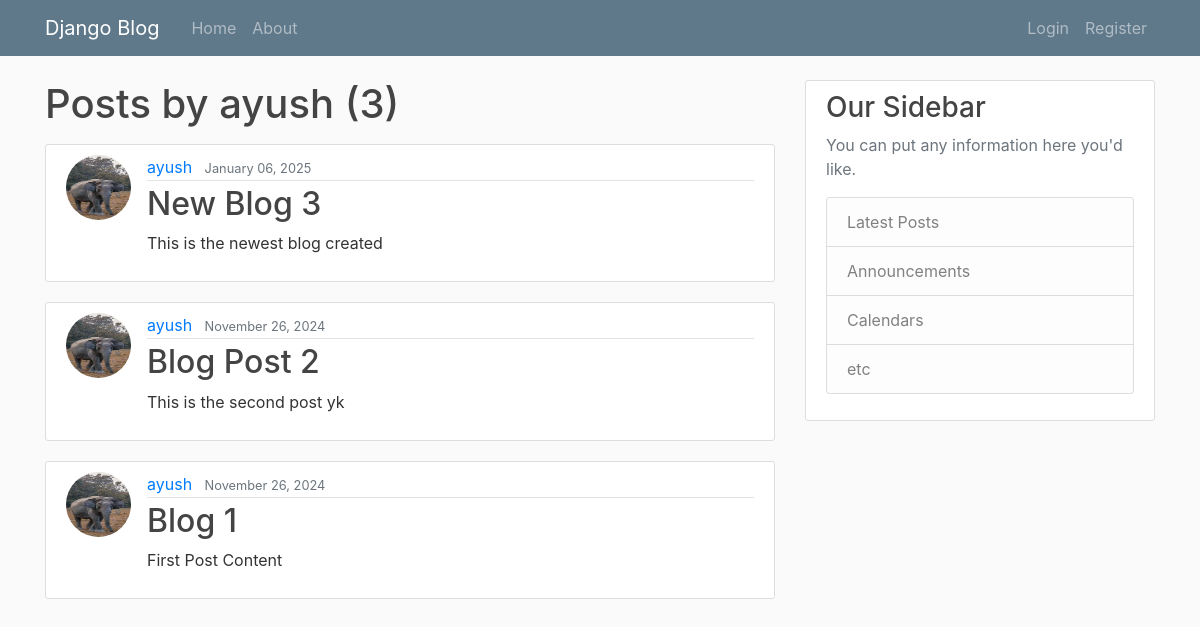
The page /blog/user/ayush/ on the database as committed earlier.
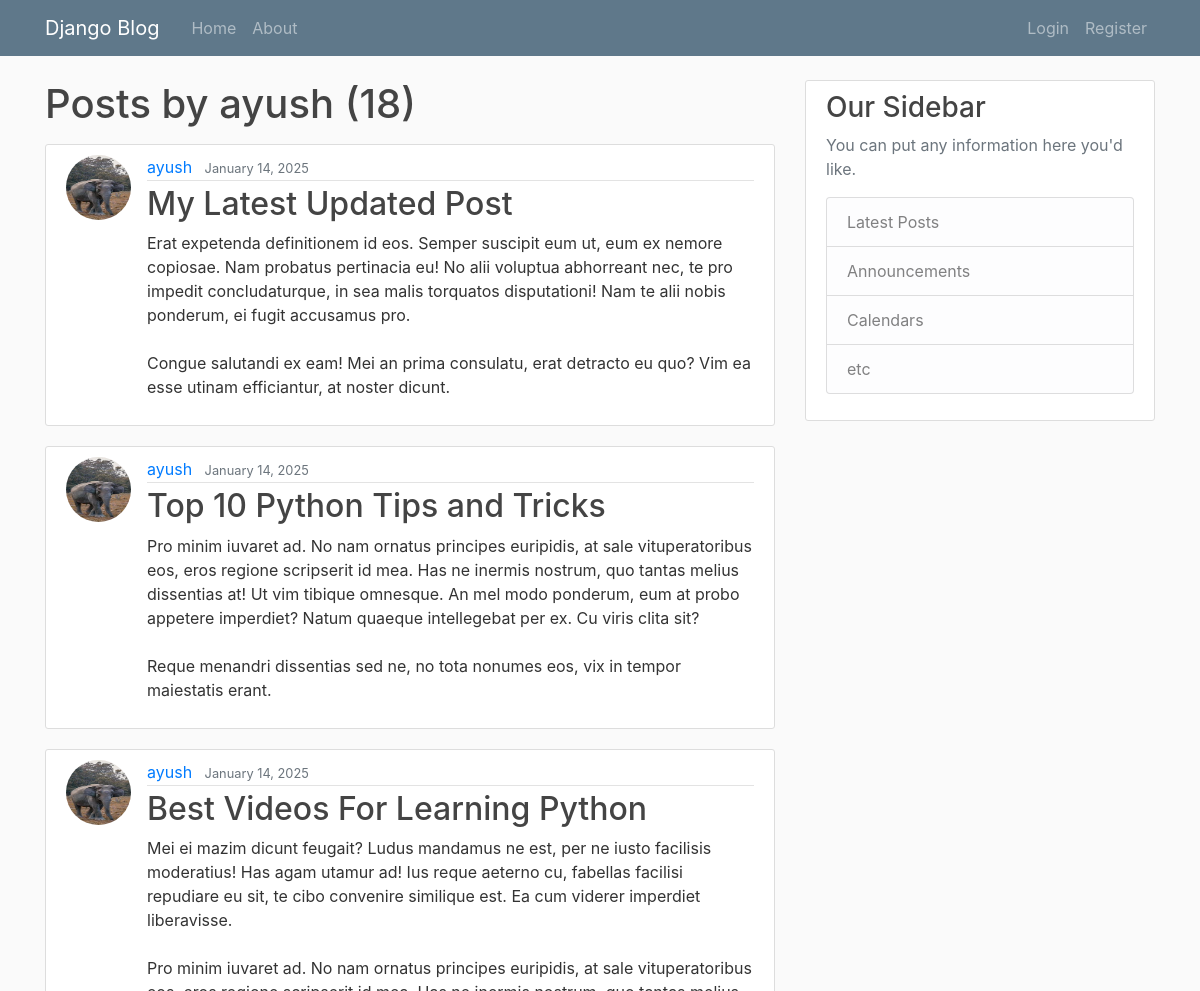
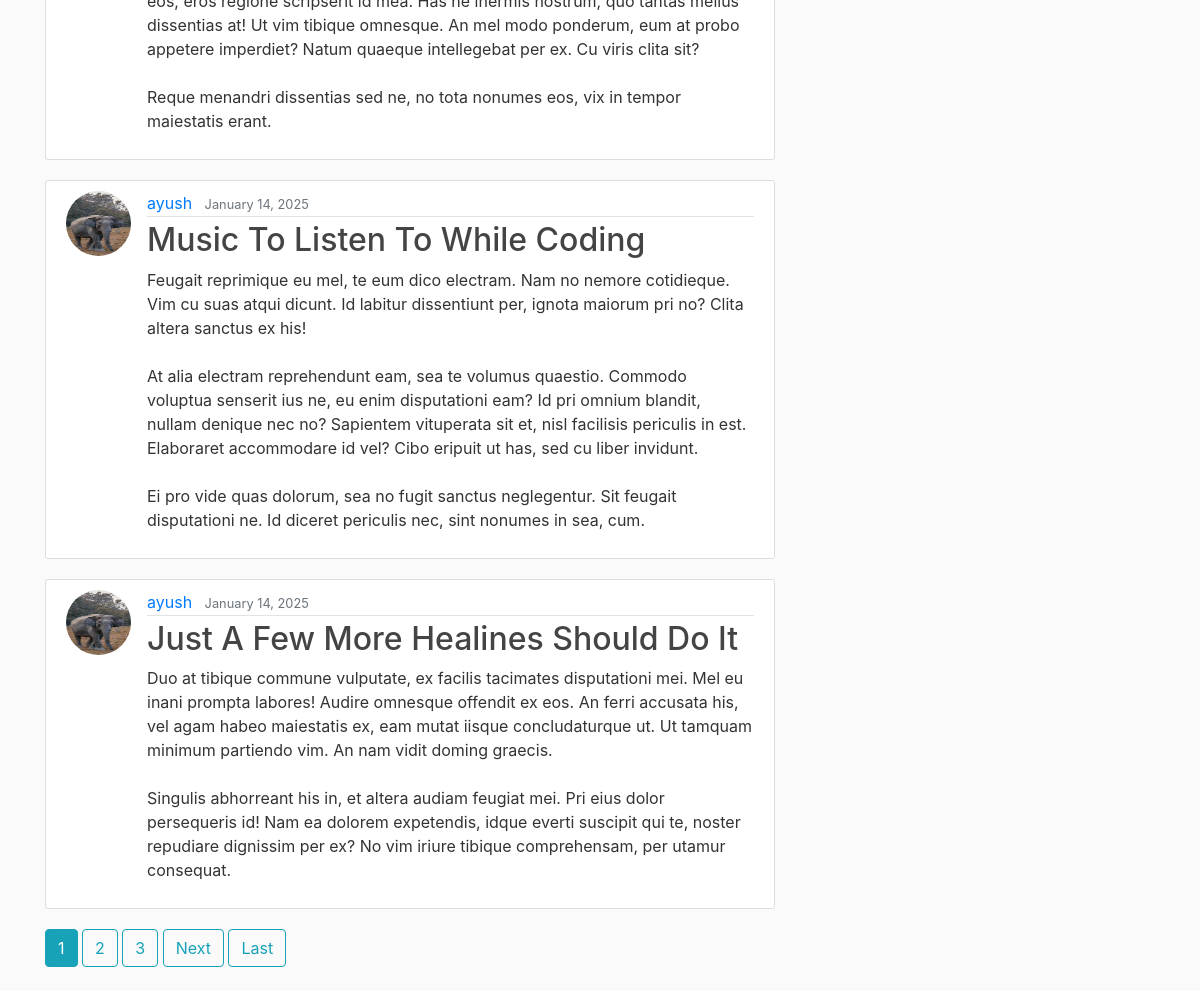
The same page on the database as committed later (2 pictures, top to bottom).
### blog/models.py (models this page shows, shortened)
class Post(models.Model):
    title = models.CharField(max_length = 100)
    content = models.TextField()
    date_posted = models.DateTimeField(default = timezone.now)
    author = models.ForeignKey(User, on_delete=models.CASCADE)

### users/models.py (models this page shows, shortened)
class Profile(models.Model):
    user = models.OneToOneField(User, on_delete=models.CASCADE)
    image = models.ImageField(default='default.jpg', upload_to='profile_pics')

### blog/views.py (the view)
# urls.py: path('user/<str:username>/', views.UserPostListView.as_view(), name="user-post"),
class UserPostListView(ListView):
    model = Post
    template_name = 'blog/user_post.html'  # <app>/<model>_<viewtype>.html
    context_object_name = 'posts'
    paginate_by = 5
    def get_queryset(self):
        user = get_object_or_404(User, username = self.kwargs.get('username'))
        print(self.kwargs)
        return Post.objects.filter(author=user).order_by('-date_posted')

### blog/templates/blog/user_post.html (shortened to what this page needs)
{% extends 'blog/base.html' %}
{% block content %}
    <h1 class="mb-3">Posts by {{ view.kwargs.username }} ({{ page_obj.paginator.count }})</h1>
    {% for post in posts %}
        <article class="media content-section">
            <img class="rounded-circle article-img" src="{{ post.author.profile.image.url }}" >
            <div class="media-body">
                <div class="article-metadata">
                    <a class="mr-2" href="{% url 'blog:user-post' post.author.username %}">{{ post.author }}</a>
                    <small class="text-muted">{{ post.date_posted| date:"F d, Y" }}</small>
                </div>
                <h2><a class="article-title" href="{% url 'blog:post-detail' post.id %}">{{ post.title }}</a></h2>
                <p class="article-content">{{ post.content }}</p>
            </div>
        </article>
    {% endfor %}
    {% if is_paginated %}
        {% for num in page_obj.paginator.page_range %}
            {% if page_obj.number == num %}
                <a class="btn btn-info mb-4" href="?page={{ num }}">{{ num }}</a>
            {% elif num > page_obj.number|add:'-3' and num < page_obj.number|add:'3' %}
                <a class="btn btn-outline-info mb-4" href="?page={{ num }}">{{ num }}</a>
            {% endif %}
        {% endfor %}
        {% if page_obj.has_next %}
            <a class="btn btn-outline-info mb-4" href="?page={{ page_obj.next_page_number }}">Next</a>
            <a class="btn btn-outline-info mb-4" href="?page={{ page_obj.paginator.num_pages }}">Last</a>
        {% endif %}
    {% endif %}
{% endblock content %}

### blog/templates/blog/base.html (shortened to what this page needs)
{% load static %}
<!DOCTYPE html>
<html lang="en">
<head>
    <link rel="stylesheet" href="https://cdn.jsdelivr.net/npm/bootstrap@4.4.1/dist/css/bootstrap.min.css">
    <link rel="stylesheet" type="text/css" href="{% static 'blog/main.css' %}">
</head>
<body>
    <header class="site-header">
        <nav class="navbar navbar-expand-md navbar-dark bg-steel fixed-top">
          <div class="container">
            <a class="navbar-brand mr-4" href="{% url 'blog:home' %}">Django Blog</a>
            <div class="collapse navbar-collapse" id="navbarToggle">
              <div class="navbar-nav mr-auto">
                <a class="nav-item nav-link" href="{% url 'blog:home' %}">Home</a>
                <a class="nav-item nav-link" href="{% url 'blog:about' %}">About</a>
              </div>
              <div class="navbar-nav">
                {% if user.is_authenticated %}
                  <div class="d-flex justify-content-start align-items-center">
                    <a class="nav-item nav-link m-0" href="{% url 'blog:post-create' %}">New Post</a>
                    <a class="nav-item nav-link m-0" href="{% url 'users:profile' %}">Profile</a>
                    <form action="{% url 'logout' %}" method="post" class="d-inline-block m-0">
                      {% csrf_token %}
                        <a class="nav-item nav-link m-0">
                          <button type="submit" class="btn btn-link p-0">Logout</button>
                        </a>
                    </form>
                  </div>
                {% else %}
                  <a class="nav-item nav-link" href="{% url 'login' %}">Login</a>
                  <a class="nav-item nav-link" href="{% url 'users:register' %}">Register</a>
                {% endif %}
              </div>
            </div>
          </div>
        </nav>
    </header>
    <main role="main" class="container">
      <div class="row">
        <div class="col-md-8">
          {% block content %}{% endblock %}
        </div>
        <div class="col-md-4">
          <div class="content-section">
            <h3>Our Sidebar</h3>
            <p class='text-muted'>You can put any information here you'd like.
              <ul class="list-group">
                <li class="list-group-item list-group-item-light">Latest Posts</li>
                <li class="list-group-item list-group-item-light">Announcements</li>
                <li class="list-group-item list-group-item-light">Calendars</li>
                <li class="list-group-item list-group-item-light">etc</li>
              </ul>
            </p>
          </div>
        </div>
      </div>
    </main>
</body>
</html>

### blog/static/blog/main.css (style rules this page uses)
body { background: #fafafa; color: #333333; margin-top: 5rem; }
h1, h2, h3, h4, h5, h6 { color: #444444; }
ul { margin: 0; }
.bg-steel { background-color: #5f788a; }
.content-section { background: #ffffff; padding: 10px 20px; border: 1px solid #dddddd; border-radius: 3px; margin-bottom: 20px; }
.article-title { color: #444444; }
.article-content { white-space: pre-line; }
.article-img { height: 65px; width: 65px; margin-right: 16px; }
.article-metadata { padding-bottom: 1px; margin-bottom: 4px; border-bottom: 1px solid #e3e3e3 }

Rows that differ between the two databases and show on the page:
no longer on this page (row unchanged): Post: author.profile.image (picture), author "ayush", date_posted "January 06, 2025", title "New Blog 3", content "This is the newest blog created"
no longer on this page (row unchanged): Post: author.profile.image (picture), author "ayush", date_posted "November 26, 2024", title "Blog Post 2", content "This is the second post yk"
no longer on this page (row unchanged): Post: author.profile.image (picture), author "ayush", date_posted "November 26, 2024", title "Blog 1", content "First Post Content"
added Post: author.profile.image (picture), author "ayush", date_posted "January 14, 2025", title "My Latest Updated Post", content "Erat expetenda definitionem id eos. Semper suscipit eum ut, eum ex nemore copiosae. Nam probatus pertinacia eu! No alii voluptua abhorreant nec, te pro impedit concludaturque, in sea malis torquatos disputationi! Nam te alii nobis ponderum, ei fugit accusamus pro. Congue salutandi ex eam! Mei an prima consulatu, erat detracto eu quo? Vim ea esse utinam efficiantur, at noster dicunt."
added Post: author.profile.image (picture), author "ayush", date_posted "January 14, 2025", title "Top 10 Python Tips and Tricks", content "Pro minim iuvaret ad. No nam ornatus principes euripidis, at sale vituperatoribus eos, eros regione scripserit id mea. Has ne inermis nostrum, quo tantas melius dissentias at! Ut vim tibique omnesque. An mel modo ponderum, eum at probo appetere imperdiet? Natum quaeque intellegebat per ex. Cu viris clita sit? Reque menandri dissentias sed ne, no tota nonumes eos, vix in tempor maiestatis erant."
added Post: author.profile.image (picture), author "ayush", date_posted "January 14, 2025", title "Best Videos For Learning Python", content "Mei ei mazim dicunt feugait? Ludus mandamus ne est, per ne iusto facilisis moderatius! Has agam utamur ad! Ius reque aeterno cu, fabellas facilisi repudiare eu sit, te cibo convenire similique est. Ea cum viderer imperdiet liberavisse. Pro minim iuvaret ad. No nam ornatus principes euripidis, at sale vituperatoribus eos, eros regione scripserit id mea. Has ne inermis nostrum, quo tantas melius dissentias at! Ut vim tibique omnesque. An mel modo ponderum, eum at probo appetere imperdiet? Natum quaeque intellegebat per ex. Cu viris clita sit? Reque menandri dissentias sed ne, no tota nonumes eos, vix in tempor maiestatis erant."
added Post: author.profile.image (picture), author "ayush", date_posted "January 14, 2025", title "Music To Listen To While Coding", content "Feugait reprimique eu mel, te eum dico electram. Nam no nemore cotidieque. Vim cu suas atqui dicunt. Id labitur dissentiunt per, ignota maiorum pri no? Clita altera sanctus ex his! At alia electram reprehendunt eam, sea te volumus quaestio. Commodo voluptua senserit ius ne, eu enim disputationi eam? Id pri omnium blandit, nullam denique nec no? Sapientem vituperata sit et, nisl facilisis periculis in est. Elaboraret accommodare id vel? Cibo eripuit ut has, sed cu liber invidunt. Ei pro vide quas dolorum, sea no fugit sanctus neglegentur. Sit feugait disputationi ne. Id diceret periculis nec, sint nonumes in sea, cum."
added Post: author.profile.image (picture), author "ayush", date_posted "January 14, 2025", title "Just A Few More Healines Should Do It", content "Duo at tibique commune vulputate, ex facilis tacimates disputationi mei. Mel eu inani prompta labores! Audire omnesque offendit ex eos. An ferri accusata his, vel agam habeo maiestatis ex, eam mutat iisque concludaturque ut. Ut tamquam minimum partiendo vim. An nam vidit doming graecis. Singulis abhorreant his in, et altera audiam feugiat mei. Pri eius dolor persequeris id! Nam ea dolorem expetendis, idque everti suscipit qui te, noster repudiare dignissim per ex? No vim iriure tibique comprehensam, per utamur consequat."
Other text that changed with them:
{{ page_obj.paginator.count }}: "3" → "18"
new list line: "1"
new list line: "2"
new list line: "3"
text now shown: "Next Last"
